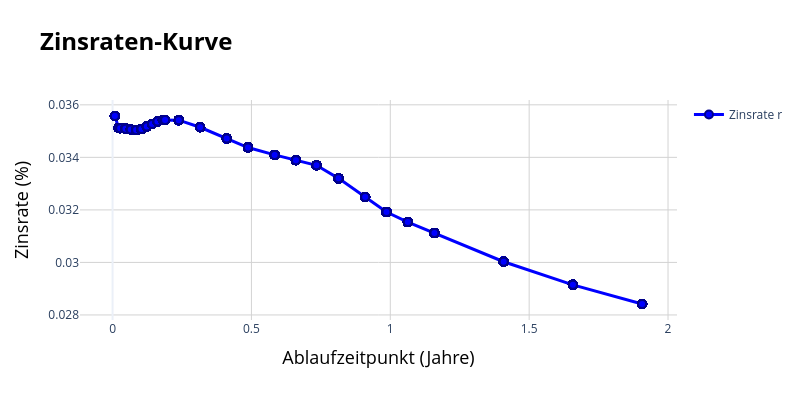

Notebook source saved alongside this figure:
### Code cell
import pandas as pd
import plotly.graph_objects as go

# Create a DataFrame with the time to expiration and corresponding interest rates
results = []
for index, row in data.iterrows():
    time_to_expiration = row['rateTime']  # Dies sollte in Jahren sein
    rate = term_structure.zeroRate(time_to_expiration, ql.Continuous, ql.Annual).rate() + term_structure1.zeroRate(time_to_expiration, ql.Continuous, ql.Annual).rate()
    results.append((time_to_expiration, rate))

# DataFrame with results
dfint = pd.DataFrame(results, columns=['Ablaufzeitpunkt (Jahre)', 'Zinsrate (%)'])
dfint = dfint.sort_values(by='Ablaufzeitpunkt (Jahre)')

# Create Plotly-Diagram 
fig = go.Figure()

# Add Interestrate curve
fig.add_trace(go.Scatter(
    x=dfint['Ablaufzeitpunkt (Jahre)'],
    y=dfint['Zinsrate (%)'],
    mode='lines+markers',  # Punkte verbinden und markieren
    marker=dict(symbol='circle', size=8, color='blue', line=dict(color='darkblue', width=2)),  # Marker mit Rand
    line=dict(color='blue', width=3),  # Linie in Blau, etwas dicker
    name='Zinsrate r'
))

# Layout of the diagram
fig.update_layout(
    title='<b>Zinsraten-Kurve',
    xaxis=dict(title='Ablaufzeitpunkt (Jahre)', showgrid=True, gridcolor='lightgray'),  # x-axis
    yaxis=dict(title='Zinsrate (%)', showgrid=True, gridcolor='lightgray'),  # y-axis
    template='plotly_white',
    plot_bgcolor='rgba(255, 255, 255, 0.8)',  
    title_font=dict(size=24, color='black'),  
    xaxis_title_font=dict(size=18, color='black'), 
    yaxis_title_font=dict(size=18, color='black'), 
    showlegend=True,# Legend
     width=800, height=400 
)

### Figure 1 — Plotly figure (JSON) as saved in the notebook; plotly's stock layout.template omitted (floating-point values rounded to 4 significant figures; data arrays with more than 128 entries replaced by an {"elided": "..."} marker saying what was removed)
{"data": [{"line": {"color": "blue", "width": 3}, "marker": {"color": "blue", "line": {"color": "darkblue", "width": 2}, "size": 8, "symbol": "circle"}, "mode": "lines+markers", "name": "Zinsrate r", "type": "scatter", "x": {"elided": "29912 float values"}, "y": {"elided": "29912 float values"}}], "layout": {"height": 400, "plot_bgcolor": "rgba(255, 255, 255, 0.8)", "showlegend": true, "title": {"font": {"color": "black", "size": 24}, "text": "<b>Zinsraten-Kurve"}, "width": 800, "xaxis": {"gridcolor": "lightgray", "showgrid": true, "title": {"font": {"color": "black", "size": 18}, "text": "Ablaufzeitpunkt (Jahre)"}}, "yaxis": {"gridcolor": "lightgray", "showgrid": true, "title": {"font": {"color": "black", "size": 18}, "text": "Zinsrate (%)"}}}}
